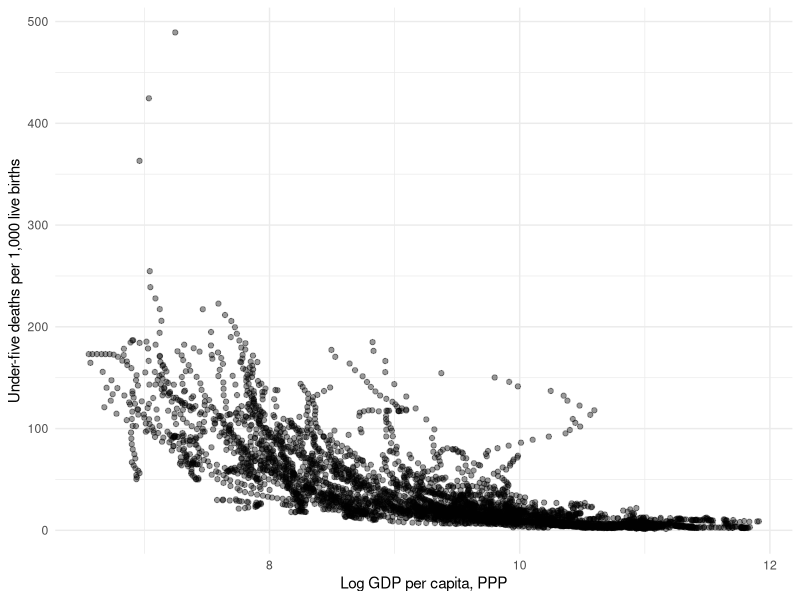

R code for this plot:
## ---- chunk 1
#| label: setup

library(tidyverse)

wdi <- read_csv(
  "../data/derived/math-camp-wdi-2000-2022.csv",
  show_col_types = FALSE
)
## ---- chunk 2
#| label: inspect

glimpse(wdi)
count(wdi, year)
summarise(wdi, economies = n_distinct(iso3c))
## ---- chunk 3
#| label: build-analysis-sample

# Replace this example with the variables for your selected policy track.
analysis_data <- wdi |>
  select(iso3c, country, year, income_level_current,
         gdp_per_capita_ppp, under5_mortality) |>
  filter(
    year >= 2000,
    !is.na(gdp_per_capita_ppp),
    gdp_per_capita_ppp > 0,
    !is.na(under5_mortality)
  ) |>
  mutate(log_income = log(gdp_per_capita_ppp))

stopifnot(
  !anyDuplicated(analysis_data[c("iso3c", "year")])
)
## ---- chunk 4
#| label: figure
#| fig-cap: "Replace this caption with the population, variables, years, and units."
#| fig-alt: "Scatterplot of log GDP per capita and under-five mortality for complete country-year observations."

ggplot(analysis_data, aes(log_income, under5_mortality)) +
  geom_point(alpha = 0.4, na.rm = TRUE) +
  labs(
    x = "Log GDP per capita, PPP",
    y = "Under-five deaths per 1,000 live births"
  ) +
  theme_minimal()
## ---- chunk 5
#| label: model

fit <- lm(
  under5_mortality ~ log_income + income_level_current,
  data = analysis_data
)

beta <- unname(coef(fit)[["log_income"]])
tibble(
  comparison = c("10% higher GDP per capita", "double GDP per capita"),
  estimated_change_in_deaths_per_1000 = c(
    beta * log(1.10),
    beta * log(2)
  )
)
## ---- chunk 6
#| label: residuals

diagnostics <- analysis_data |>
  mutate(
    fitted = predict(fit),
    residual = resid(fit)
  ) |>
  arrange(desc(abs(residual)))

diagnostics |>
  select(country, year, under5_mortality, fitted, residual) |>
  slice_head(n = 8)
